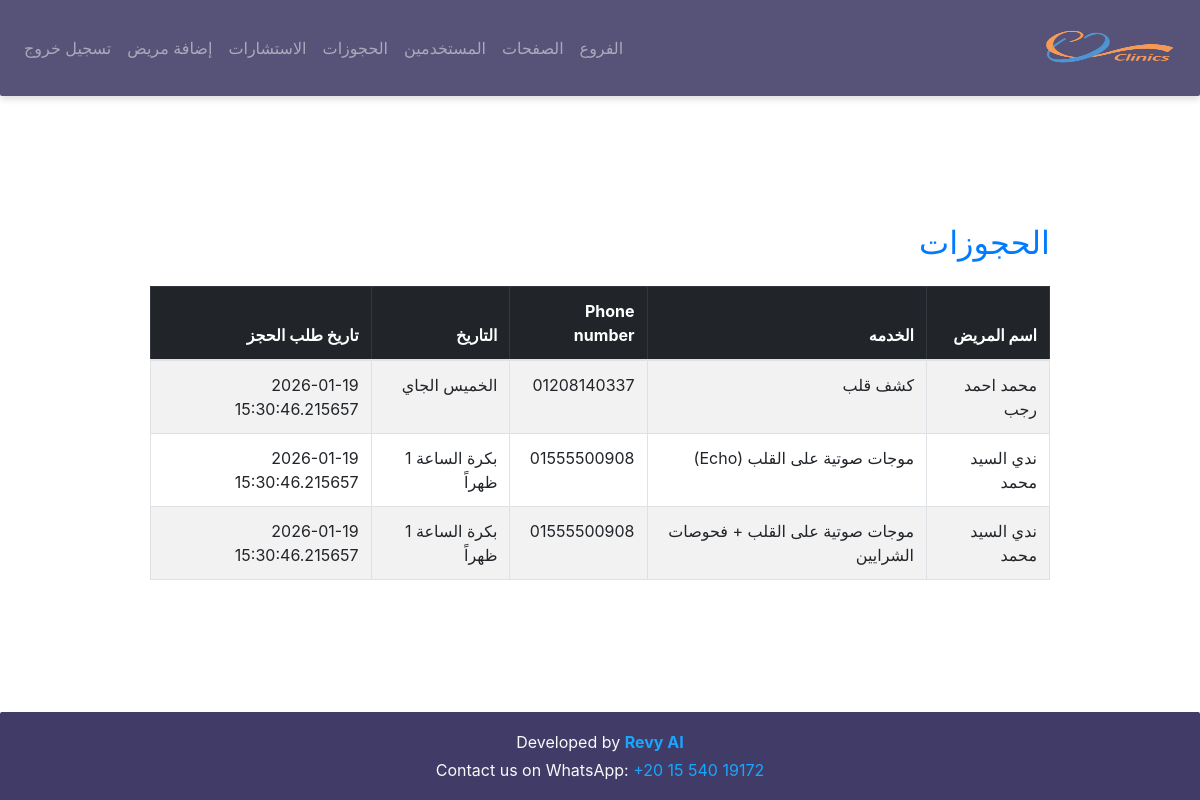
The app's page /booking (signed in), older data.
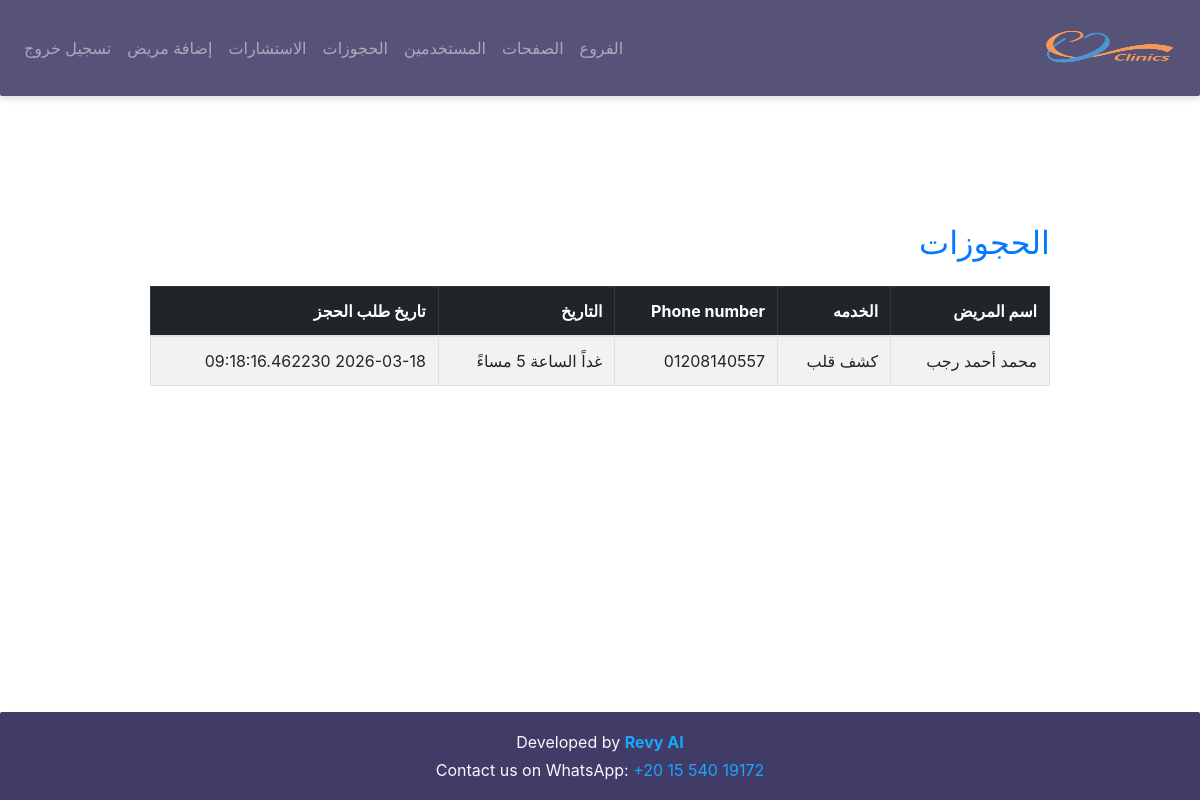
The same page, newer data.
### models/models.py (models this page shows)
class Booking(db.Model):
    __tablename__ = "booking"
    id = db.Column(db.Integer, primary_key=True)
    name = db.Column(db.String(120), nullable=False)
    services = db.Column(db.Text)
    date = db.Column(db.String(100))
    phone_number = db.Column(db.String(50))
    booking_time = db.Column(db.DateTime, default=datetime.now(egypt_tz))

### app.py (the view)
@app.route('/booking')
@login_required
def booking():
    books = Booking.query.all()
    return render_template('booking.html', books=books)

### app.py (called while the page is built)
@login_manager.user_loader
def load_user(user_id):
    return User.query.get(int(user_id))

### templates/booking.html (shortened to what this page needs)
{% extends 'base.html' %}
{% block content %}
<div class="container mt-4">
<div class="d-flex justify-content-between align-items-center mb-3">
<h2 class="text-primary">الحجوزات</h2>
</div>
<table class="table table-striped table-bordered">
<thead class="table-dark">
<tr>
<th>اسم المريض</th>
<th>الخدمه</th>
<th>Phone number</th>
<th>التاريخ</th>
<th>تاريخ طلب الحجز</th>
</tr>
</thead>
<tbody>
{% for book in books %}
<tr>
<td>{{ book.name }}</td>
<td>{{ book.services }}</td>
<td>{{ book.phone_number }}</td>
<td>{{ book.date }}</td>
<td>{{ book.booking_time }}</td>
</tr>
{% endfor %}
</tbody>
</table>
</div>
{% endblock %}

### templates/base.html (shortened to what this page needs)
<!DOCTYPE html>
<html lang="ar" dir="rtl">
<head>
    <link rel="stylesheet" href="{{ url_for('static', filename='css/bootstrap.min.css') }}">
</head>
<body>
    <nav class="navbar navbar-expand-md navbar-dark bg-dark fixed-top">
        <a class="navbar-brand" href="#"><img src="{{ url_for('static', filename='images/WhatsApp_Image_2026-01-01_at_9.22.33_PM-removebg-preview.png') }}" alt="Dental Clinic" width="150" height="70"></a>
        <div class="collapse navbar-collapse" id="navbarNav">
            <ul class="navbar-nav ml-auto">
                {% if current_user.is_authenticated %}
                <li class="nav-item">
                    <a class="nav-link" href="{{ url_for('clinics') }}">الفروع</a>
                </li>
                <li class="nav-item">
                    <a class="nav-link" href="{{ url_for('clinic_pages') }}">الصفحات</a>
                </li>
                <li class="nav-item">
                    <a class="nav-link" href="{{ url_for('users') }}">المستخدمين</a>
                </li>
                <li class="nav-item">
                    <a class="nav-link" href="{{ url_for('booking') }}">الحجوزات</a>
                </li>
                <li class="nav-item">
                    <a class="nav-link" href="{{ url_for('dashboard') }}">الاستشارات</a>
                </li>
                <li class="nav-item">
                    <a class="nav-link" href="{{ url_for('add_patient') }}">إضافة مريض</a>
                </li>
                {% endif %} {% if current_user.is_authenticated %}
                <li class="nav-item">
                    <a class="nav-link" href="{{ url_for('logout') }}">تسجيل خروج</a>
                </li>
                {% else %}
                <li class="nav-item">
                    <a class="nav-link" href="{{ url_for('index') }}">تسجيل دخول</a>
                </li>
                {% endif %}
            </ul>
        </div>
    </nav>
    <div class="container content" style="padding-top: 100px">
        {% with messages = get_flashed_messages(with_categories=true) %}
        <div class="alert-container" style="padding-top: 100px">
                    </div>
                    {% endwith %} {% block content %}{% endblock %}
                </div>
                <footer class="footer bg-dark text-light">
                    <div class="container text-center py-2">
                        <p class="mb-1">Developed by <strong><a  target="_blank" href="https://revyai.tech/">Revy AI</a></strong></p>
                        <p class="mb-0">Contact us on WhatsApp:
                            <a href="https://wa.me/201554019172" target="_blank">
                +20 15 540 19172
            </a>
                        </p>
                    </div>
                </footer>
</body>
</html>

### templates/base.html (style rules this page uses)
html, body { height: 100%; margin: 0; display: flex; flex-direction: column; }
.container { max-width: 960px; margin: 0 auto; padding-top: 100px; }
.content { flex: 1; }
.alert-container { position: fixed; top: 0; right: 0; left: 0; z-index: 1000; text-align: center; padding: 10px; }
.navbar { opacity: 0.8; background-color: #2D2757 !important; box-shadow: 0 4px 6px rgba(0, 0, 0, .15); border-radius: 0px 0px 2px 2px; }
.footer { opacity: 0.9; background-color: #2D2757 !important; box-shadow: 0 4px 6px rgba(0, 0, 0, .15); border-radius: 2px 2px 0 0; padding: 10px 0; text-align: center; margin-top: 6px; min-width: 100% !important; }
.footer a { color: #009dff; text-decoration: none; }

Row changes from the older to the newer data that the page shows:
removed Booking: name "ندي السيد محمد", services "موجات صوتية على القلب (Echo)", phone_number "01555500908", date "بكرة الساعة 1 ظهراً", booking_time "2026-01-19 15:30:46.215657"
removed Booking: name "ندي السيد محمد", services "موجات صوتية على القلب + فحوصات الشرايين", phone_number "01555500908", date "بكرة الساعة 1 ظهراً", booking_time "2026-01-19 15:30:46.215657"
changed Booking "كشف قلب": name "محمد احمد رجب" → "محمد أحمد رجب"; phone_number "01208140337" → "01208140557"; date "الخميس الجاي" → "غداً الساعة 5 مساءً"; booking_time "2026-01-19 15:30:46.215657" → "2026-03-18 09:18:16.462230"
